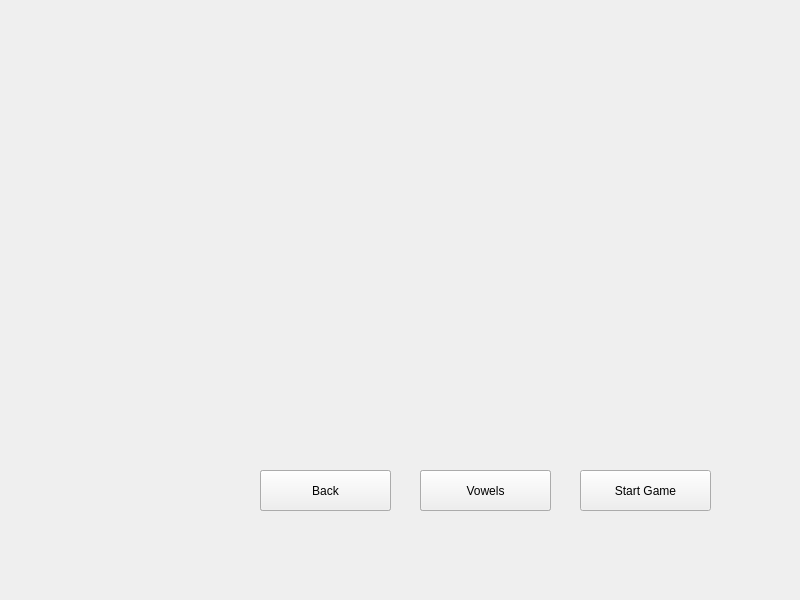
<?xml version="1.0" encoding="UTF-8"?>
<ui version="4.0">
 <class>StartWidget</class>
 <widget class="QWidget" name="StartWidget">
  <property name="geometry">
   <rect>
    <x>0</x>
    <y>0</y>
    <width>800</width>
    <height>600</height>
   </rect>
  </property>
  <property name="minimumSize">
   <size>
    <width>800</width>
    <height>600</height>
   </size>
  </property>
  <property name="maximumSize">
   <size>
    <width>800</width>
    <height>600</height>
   </size>
  </property>
  <property name="windowTitle">
   <string>Form</string>
  </property>
  <widget class="QPushButton" name="startButton">
   <property name="geometry">
    <rect>
     <x>580</x>
     <y>470</y>
     <width>131</width>
     <height>41</height>
    </rect>
   </property>
   <property name="text">
    <string>Start Game</string>
   </property>
  </widget>
  <widget class="QPushButton" name="changePlayer">
   <property name="geometry">
    <rect>
     <x>420</x>
     <y>470</y>
     <width>131</width>
     <height>41</height>
    </rect>
   </property>
   <property name="text">
    <string>Choose Player</string>
   </property>
  </widget>
  <widget class="QPushButton" name="howToPlayButton">
   <property name="geometry">
    <rect>
     <x>260</x>
     <y>470</y>
     <width>131</width>
     <height>41</height>
    </rect>
   </property>
   <property name="text">
    <string>How to Play</string>
   </property>
  </widget>
  <widget class="QPushButton" name="backButton">
   <property name="geometry">
    <rect>
     <x>260</x>
     <y>470</y>
     <width>131</width>
     <height>41</height>
    </rect>
   </property>
   <property name="text">
    <string>Back</string>
   </property>
  </widget>
  <widget class="QPushButton" name="vowelsButton">
   <property name="geometry">
    <rect>
     <x>420</x>
     <y>470</y>
     <width>131</width>
     <height>41</height>
    </rect>
   </property>
   <property name="text">
    <string>Vowels</string>
   </property>
  </widget>
 </widget>
 <resources/>
 <connections/>
</ui>
